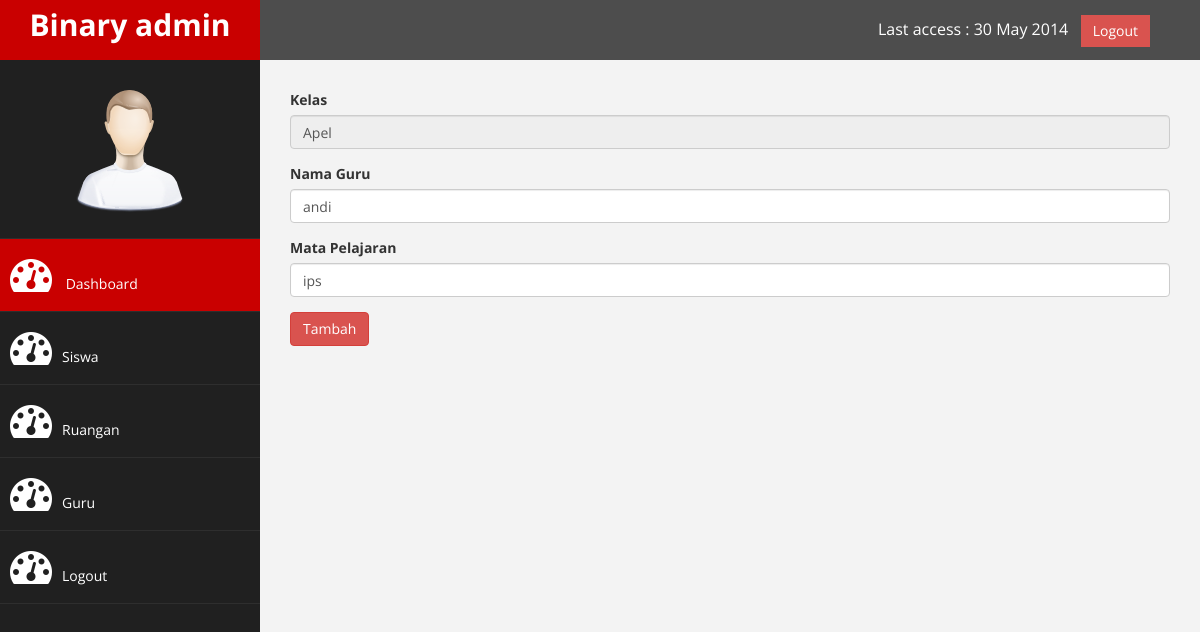
Page /index.php?halaman=ubah_guru&id=44 (signed in) on the committed database.
### tables this page shows
CREATE TABLE `guru` (
  `id_guru` int(11) NOT NULL,
  `id_ruangan` int(11) NOT NULL,
  `nama_guru` varchar(70) NOT NULL,
  `mata_pelajaran` varchar(80) NOT NULL
);

CREATE TABLE `ruangan` (
  `id_ruangan` int(11) NOT NULL,
  `id_siswa` int(11) NOT NULL,
  `kelas` varchar(70) NOT NULL
);

### ubah_guru.php (the view, shortened to what this page needs)
<!DOCTYPE html>
<html lang="en">
<head>
</head>
<body>
	<?php
	include 'koneksi/koneksi.php';
	$pilih = mysqli_query($koneksi,"SELECT * FROM guru INNER JOIN ruangan ON guru.id_ruangan=ruangan.id_ruangan WHERE id_guru='$_GET[id]'");
	$tampil = mysqli_fetch_array($pilih);
	 ?>
	<form action="proses_ubah_guru.php" method="post">
		<div class="form-group">
			<label for="">Kelas</label>
			<input type="text" name="kelas" value="<?php echo $tampil['kelas']; ?>" class="form-control" readonly>
		</div>
		<div class="form-group">
			<label for="">Nama Guru</label>
			<input type="text" name="nama_guru" value="<?php echo $tampil['nama_guru']; ?>" class="form-control">
		</div>
		<div class="form-group">
			<label>Mata Pelajaran</label>
			<input type="text" name="mata_pelajaran" value="<?php echo $tampil['mata_pelajaran']; ?>" class="form-control">
		</div>
		<div class="form-group">
			<button type="submit" class="btn btn-danger" name="simpan">Tambah</button>
		</div>
	</form>
</body>
</html>

### assets/css/custom.css (style rules this page uses)
body { font-family: 'Open Sans', sans-serif; }

### rows in the picture
guru: kelas "Apel", nama_guru "andi", mata_pelajaran "ips"
